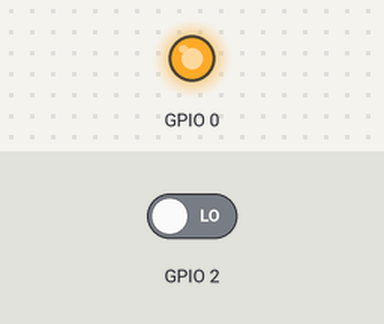
This sketch was run on a simulated ESP8266 (NodeMCU). Shown: output pins drawn as LEDs (lit = HIGH). Inputs (shaded band) come from the test bench; at power-on: GPIO 2 LOW. WiFi joins after 1.5 s; servers stay silent unless stated; no MQTT or app messages arrive unless stated; what the sketch prints to the serial monitor is not drawn.

Above: at 2.7 s.
2.8 s: GPIO 2 driven HIGH
At 3.2 s:
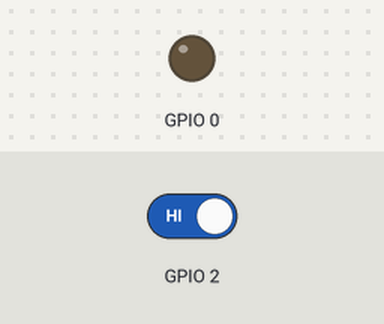
4.3 s: GPIO 2 driven LOW
At 5.5 s:
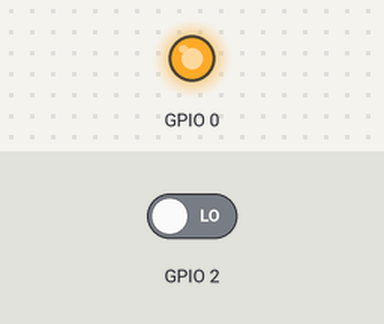
Timing chart, 0 to 7.3 s (numbered marks = the images above; inputs shaded):
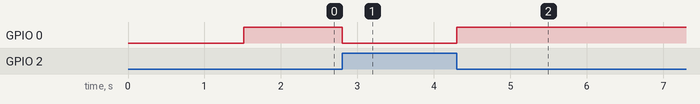

Measured:
- after the input at 2.8 s, GPIO 0: HIGH → LOW at once
- after the input at 4.3 s, GPIO 0: LOW → HIGH at once

The sketch:

PIR.ino
```cpp
#include <Wire.h>
#include <ESP8266WiFi.h>
#include <PubSubClient.h>

//Wifi connection variables and setup
const char* ssid     = "EEGu_2_4GHz";
const char* password = "";

//MQTT variables and setup
const char* pir_topic = "/home/pir";
IPAddress mqtt_server(192, 168, 15, 106); //CHANGE IP ADDRESS TO CURRENT ADDRESS OF BEAGLEBONE
WiFiClient espClient;
PubSubClient client(espClient);

//Sets up the initial Wifi connection
void setup_wifi() {
  delay(10);
  // Print info to Serial console
  Serial.println();
  Serial.print("Connecting to ");
  Serial.println(ssid);

  //attempt connection
  WiFi.begin(ssid, password);

  //print "." for each half second while waiting to connect
  while (WiFi.status() != WL_CONNECTED) {
    delay(500);
    Serial.print(".");
  }

  //print success to Serial console
  Serial.println("");
  Serial.println("WiFi connected");
  Serial.println("IP address: ");
  Serial.println(WiFi.localIP());
}

//Reconnects to MQTT client if disconnected
void reconnect_mqtt() {
  // Loop until we're reconnected to client
  while (!client.connected()) {
    Serial.print("Attempting MQTT connection...");
    //Every Huzzah needs to be named differently, or they will alternate
    //trying to connect, and will never execute any code.
    if (client.connect("PIR_ESP")) {
      Serial.println("connected");
    } else {
      Serial.print("failed, rc=");
      Serial.print(client.state());
      Serial.println(" try again in 5 seconds");
      // Wait 5 seconds before retrying
      delay(5000);
    }
  }
}

//Runs once upon startup
void setup() {
  //Set up serial console (rate in baud)
  Serial.begin(115200);

  //setup wifi connection
  setup_wifi();

  //Data from PIR read on pin 2
  pinMode(2, INPUT);

  //Allows control of on-board LED
  pinMode(0, OUTPUT);
  digitalWrite(0, HIGH);  //Turn off

  //set up mosquitto connection
  client.setServer(mqtt_server, 1883);
}

int val=0;            //Output from PIR
int pirState = LOW;   //keeps track of last state

//Continuously runs while Huzzah remains on
void loop() {
  //reconnect to mosquitto server if disconnected
  if (!client.connected()) {
    reconnect_mqtt();
  }

  //loop that runs for mosquitto actions
  client.loop();

  // Motion Sensor
  val = digitalRead(2);  // read input value
  if (val == HIGH) {
    if (pirState == LOW) {
      // we have just turned on, turn LED on
      Serial.println("Motion detected!");
      digitalWrite(0, LOW);

      // Publish to Mosquitto
      client.publish(pir_topic, "1", true);

      // We only want to print on the output change, not state
      pirState = HIGH;
    }
  } else {
    if (pirState == HIGH){
      // we have just turned off
      Serial.println("Motion ended!");
      digitalWrite(0, HIGH);

      //Publish to Mosquitto
      client.publish(pir_topic, "0", true);

      // We only want to print on the output change, not state
      pirState = LOW;
    }
  }
}
```
